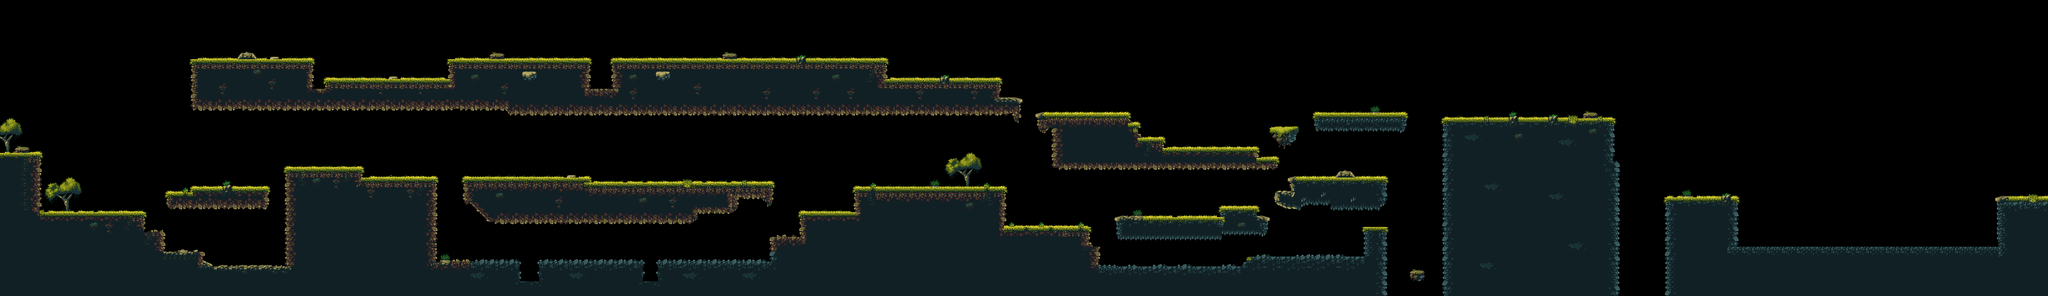

This is a level from a 2D game, rendered from its Tiled map with the project's own tilesets. A one-line summary and the map file follow, with tile-layer data summarised:
An orthogonal 414x60 tile map with 16x16 px tiles, 2 tile layers (Terrain, Decorate) and 143 objects.

<map version="1.10" tiledversion="1.11.0" orientation="orthogonal" renderorder="right-down" width="414" height="60" tilewidth="16" tileheight="16" infinite="0" nextlayerid="10" nextobjectid="218">
 <tileset firstgid="1" source="tileset.tsx" />
 <layer id="1" name="Terrain" width="414" height="60" locked="1">
  <data>[24840 cells, 8501 non-empty, 8 distinct tile ids]</data>
 </layer>
 <layer id="4" name="Decorate" width="414" height="60" locked="1">
  <data>[24840 cells, 4699 non-empty, 332 distinct tile ids]</data>
 </layer>
 <objectgroup id="5" name="Collision" visible="0" locked="1">
  <object id="7" x="0" y="496" width="128" height="464" />
  <object id="8" x="128" y="688" width="336" height="272" />
  <object id="10" x="528" y="816" width="128" height="144" />
  <object id="11" x="656" y="864" width="272" height="96" />
  <object id="12" x="928" y="544" width="240" height="416" />
  <object id="14" x="544" y="624" width="80" height="48" />
  <object id="15" x="624" y="608" width="240" height="64" />
  <object id="16" x="1168" y="576" width="240" height="384" />
  <object id="17" x="624" y="192" width="384" height="160" />
  <object id="18" x="1008" y="288" width="48" height="64" />
  <object id="19" x="1056" y="256" width="400" height="96" />
  <object id="20" x="1456" y="192" width="192" height="160" />
  <object id="21" x="1648" y="192" width="256" height="176" />
  <object id="22" x="1904" y="288" width="80" height="80" />
  <object id="23" x="1504" y="576" width="80" height="80" />
  <object id="24" x="1584" y="576" width="320" height="144" />
  <object id="25" x="1408" y="848" width="272" height="112" />
  <object id="27" x="1680" y="912" width="64" height="48" />
  <object id="28" x="1744" y="848" width="336" height="112" />
  <object id="29" x="2080" y="912" width="48" height="48" />
  <object id="30" x="1904" y="592" width="336" height="128" />
  <object id="33" x="2128" y="848" width="368" height="112" />
  <object id="34" x="2240" y="592" width="128" height="96" />
  <object id="35" x="2368" y="592" width="128" height="48" />
  <object id="36" x="1984" y="192" width="880" height="176" />
  <object id="37" x="2496" y="768" width="96" height="192" />
  <object id="39" x="2592" y="688" width="176" height="272" />
  <object id="40" x="2768" y="608" width="480" height="352" />
  <object id="41" x="3248" y="736" width="272" height="64" />
  <object id="42" x="3248" y="800" width="304" height="160" />
  <object id="43" x="2864" y="256" width="368" height="112" />
  <object id="44" x="3232" y="320" width="64" height="48" />
  <object id="45" x="3360" y="368" width="48" height="48" />
  <object id="46" x="3408" y="368" width="240" height="176" />
  <object id="47" x="3648" y="400" width="32" height="144" />
  <object id="48" x="3680" y="448" width="80" height="96" />
  <object id="49" x="3760" y="480" width="304" height="64" />
  <object id="50" x="4064" y="512" width="64" height="32" />
  <object id="51" x="3616" y="704" width="336" height="64" />
  <object id="54" x="3552" y="864" width="496" height="96" />
  <object id="55" x="4048" y="832" width="432" height="128" />
  <object id="56" x="4416" y="736" width="64" height="96" />
  <object id="57" x="4128" y="624" width="48" height="32" />
  <object id="58" x="4176" y="576" width="304" height="80" />
  <object id="59" x="4112" y="416" width="80" height="16" />
  <object id="60" x="4128" y="432" width="64" height="16" />
  <object id="61" x="4256" y="368" width="288" height="48" />
  <object id="63" x="4672" y="384" width="544" height="144" />
  <object id="64" x="4672" y="528" width="560" height="432" />
  <object id="65" x="5392" y="640" width="224" height="320" />
  <object id="66" x="5616" y="800" width="848" height="160" />
  <object id="67" x="6464" y="640" width="160" height="320" />
  <object id="69" x="464" y="752" width="64" height="208" />
  <object id="100" x="3952" y="672" width="112" height="80" />
  <object id="101" x="4064" y="704" width="32" height="48" />
 </objectgroup>
 <objectgroup id="2" name="PlayerPosition" visible="0" locked="1">
  <object id="217" x="336" y="368" width="22" height="64" />
 </objectgroup>
 <objectgroup id="7" name="EnemyPosition" visible="0" locked="1">
  <object id="75" x="688" y="560" width="16" height="48" />
  <object id="77" x="768" y="816" width="16" height="48" />
  <object id="78" x="896" y="144" width="16" height="48" />
  <object id="79" x="720" y="144" width="16" height="48" />
  <object id="80" x="1232" y="208" width="16" height="48" />
  <object id="81" x="1680" y="144" width="16" height="48" />
  <object id="82" x="2176" y="144" width="16" height="48" />
  <object id="83" x="2528" y="144" width="16" height="48" />
  <object id="84" x="3760" y="432" width="16" height="48" />
  <object id="85" x="4256" y="320" width="16" height="48" />
  <object id="87" x="4000" y="816" width="16" height="48" />
  <object id="88" x="3616" y="816" width="16" height="48" />
  <object id="89" x="4048" y="784" width="16" height="48" />
  <object id="91" x="1792" y="800" width="16" height="48" />
  <object id="92" x="2272" y="800" width="16" height="48" />
  <object id="93" x="1520" y="528" width="16" height="48" />
  <object id="94" x="2208" y="544" width="16" height="48" />
  <object id="95" x="1952" y="544" width="16" height="48" />
  <object id="96" x="2992" y="560" width="16" height="48" />
  <object id="97" x="2768" y="560" width="16" height="48" />
  <object id="188" x="3360" y="320" width="16" height="48" />
 </objectgroup>
 <objectgroup id="6" name="CoinPosition" visible="0" locked="1">
  <object id="106" x="752" y="832" width="16" height="16" />
  <object id="107" x="816" y="832" width="16" height="16" />
  <object id="108" x="688" y="560" width="16" height="16" />
  <object id="109" x="752" y="560" width="16" height="16" />
  <object id="110" x="992" y="496" width="16" height="16" />
  <object id="111" x="1056" y="496" width="16" height="16" />
  <object id="112" x="1232" y="544" width="16" height="16" />
  <object id="113" x="1296" y="544" width="16" height="16" />
  <object id="115" x="1616" y="528" width="16" height="16" />
  <object id="116" x="1680" y="528" width="16" height="16" />
  <object id="119" x="2000" y="544" width="16" height="16" />
  <object id="120" x="2064" y="544" width="16" height="16" />
  <object id="121" x="2128" y="544" width="16" height="16" />
  <object id="126" x="1488" y="800" width="16" height="16" />
  <object id="127" x="1552" y="800" width="16" height="16" />
  <object id="128" x="2368" y="800" width="16" height="16" />
  <object id="130" x="2240" y="800" width="16" height="16" />
  <object id="131" x="2304" y="800" width="16" height="16" />
  <object id="132" x="2640" y="640" width="16" height="16" />
  <object id="133" x="2704" y="640" width="16" height="16" />
  <object id="135" x="2864" y="560" width="16" height="16" />
  <object id="136" x="2928" y="560" width="16" height="16" />
  <object id="137" x="2992" y="560" width="16" height="16" />
  <object id="138" x="3056" y="560" width="16" height="16" />
  <object id="148" x="3744" y="800" width="16" height="16" />
  <object id="149" x="3808" y="800" width="16" height="16" />
  <object id="152" x="4208" y="784" width="16" height="16" />
  <object id="153" x="4272" y="784" width="16" height="16" />
  <object id="154" x="4336" y="784" width="16" height="16" />
  <object id="155" x="3696" y="656" width="16" height="16" />
  <object id="156" x="3760" y="656" width="16" height="16" />
  <object id="157" x="3824" y="656" width="16" height="16" />
  <object id="158" x="3888" y="656" width="16" height="16" />
  </objectgroup>
 <objectgroup id="9" name="FlagPosition" visible="0" locked="1">
  <!-- 1 objects omitted --></objectgroup>
 <objectgroup id="8" name="HeartPosition" visible="0" locked="1">
  <!-- 11 objects omitted --></objectgroup>
</map>
<!-- 33 of 143 objects omitted -->
